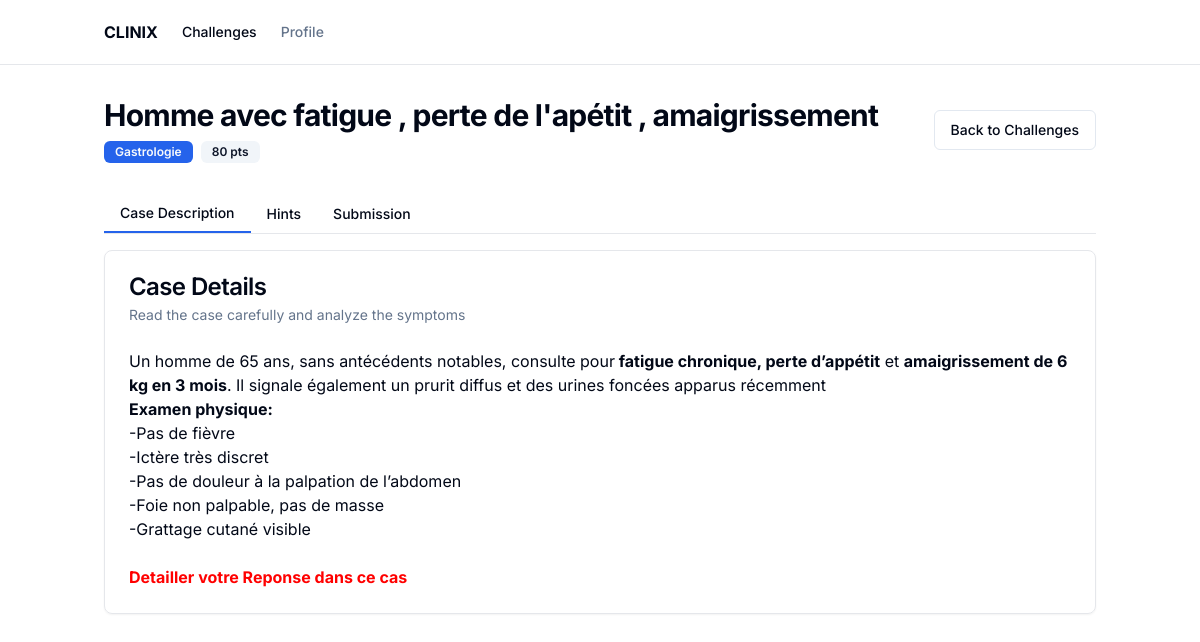
/challenges/11/ (signed in), run on the app's committed database.
### core/models.py (models this page shows, shortened)
class Challenge(models.Model):
    title = models.CharField(max_length=255)
    description = models.TextField()
    points = models.IntegerField()
    type = models.CharField(max_length=50)
    difficulty = models.CharField(max_length=50)
    solved_by = models.ManyToManyField(CustomUser, related_name='solved_challenges', blank=True)
    author = models.ForeignKey(CustomUser, on_delete=models.CASCADE, related_name='created_challenges' , default=None, null=True)
    is_visible = models.BooleanField(default=True)

### core/views.py (the view, shortened to what this page needs)
# urls.py: path('challenges/<int:pk>/', views.challenge_details, name='challenge_details'),
@login_required
def challenge_details(request , pk):
    challenge = Challenge.objects.get(pk=pk)  # Assuming you have a Challenge model
    is_submitted = False
    hints = challenge.hint_set.all()
    if request.user.is_authenticated:
        is_submitted = Submission.objects.filter(user=request.user, challenge=challenge).exists()
    else:
        is_submitted = False
    return render(request, 'core/challenge_details.html', {'challenge': challenge, 'hints': hints , 'is_submitted': is_submitted})

### core/templates/core/challenge_details.html (shortened to what this page needs)
<html lang="en">
<head>
  <script src="https://cdn.tailwindcss.com"></script>
</head>
<body class="bg-background text-foreground">
  <div class="flex min-h-screen flex-col">
    <header class="sticky top-0 z-50 w-full border-b bg-background">
      <div class="container mx-auto flex h-16 items-center justify-between px-4">
        <div class="flex items-center gap-6">
          <a href="{% url "core:index" %}" class="flex items-center gap-2">
            <span class="font-bold">CLINIX</span>
          </a>
          <nav class="hidden md:flex gap-6">
            <a href="{% url "core:challenges" %}" class="text-sm font-medium text-foreground transition-colors hover:text-primary">
              Challenges
            </a>
            <a href="{% url "core:profile" %}" class="text-sm font-medium text-muted-foreground transition-colors hover:text-primary">
              Profile
            </a>
          </nav>
        </div>
      </div>
    </header>
    <main class="flex-1">
      <div class="container mx-auto py-8 px-4">
        <div class="flex items-center justify-between mb-8">
          <div>
            <h1 class="text-3xl font-bold tracking-tight">{{challenge.title}}</h1>
            <div class="flex items-center gap-2 mt-2">
              <span class="inline-flex items-center rounded-md border px-2.5 py-0.5 text-xs font-semibold transition-colors focus:outline-none focus:ring-2 focus:ring-ring focus:ring-offset-2 border-transparent bg-primary text-primary-foreground hover:bg-primary/80">{{challenge.type}}</span>
              <span class="inline-flex items-center rounded-md border px-2.5 py-0.5 text-xs font-semibold transition-colors focus:outline-none focus:ring-2 focus:ring-ring focus:ring-offset-2 border-transparent bg-secondary text-secondary-foreground">{{challenge.points}} pts</span>
            </div>
          </div>
          <a href="{% url "core:challenges" %}">
            <button class="inline-flex items-center justify-center rounded-md text-sm font-medium ring-offset-background transition-colors focus-visible:outline-none focus-visible:ring-2 focus-visible:ring-ring focus-visible:ring-offset-2 disabled:pointer-events-none disabled:opacity-50 border border-input bg-background hover:bg-accent hover:text-accent-foreground h-10 px-4 py-2">Back to Challenges</button>
          </a>
        </div>
        <div class="space-y-4">
          <div class="border-b">
            <div class="flex">
              <button id="tab-case" class="px-4 py-2 text-sm font-medium text-center bg-background border-b-2 border-primary" onclick="showTab('case')">Case Description</button>
              <button id="tab-hints" class="px-4 py-2 text-sm font-medium text-center" onclick="showTab('hints')">Hints</button>
              <button id="tab-submission" class="px-4 py-2 text-sm font-medium text-center" onclick="showTab('submission')">Submission</button>
            </div>
          </div>
          <div id="content-case" class="mt-4">
            <div class="rounded-lg border bg-card text-card-foreground shadow-sm">
              <div class="flex flex-col space-y-1.5 p-6">
                <h3 class="text-2xl font-semibold leading-none tracking-tight">Case Details</h3>
                <p class="text-sm text-muted-foreground">Read the case carefully and analyze the symptoms</p>
              </div>
              <div class="p-6 pt-0 space-y-4">
                  {{challenge.description | safe}}
              </div>
            </div>
          </div>
        </div>
      </div>
    </main>
      </div>
</body>
</html>

### core/templates/core/challenge_details.html (style rules this page uses)
body { font-family: 'Inter', sans-serif; }

### data on the page
Challenge: title "Homme avec fatigue , perte de l'apétit , amaigrissement", type "Gastrologie", points "80", description "Un homme de 65 ans, sans antécédents notables, consulte pour fatigue chronique, perte d’appétit et amaigrissement de 6 kg en 3 mois . Il signale également un prurit diffus et des urines foncées apparus récemment Examen physique: -Pas de fièvre -Ictère très discret -Pas de douleur à la palpation de l’abdomen -Foie non palpable, pas de masse -Grattage cutané visible Detailler votre Reponse dans ce cas"
